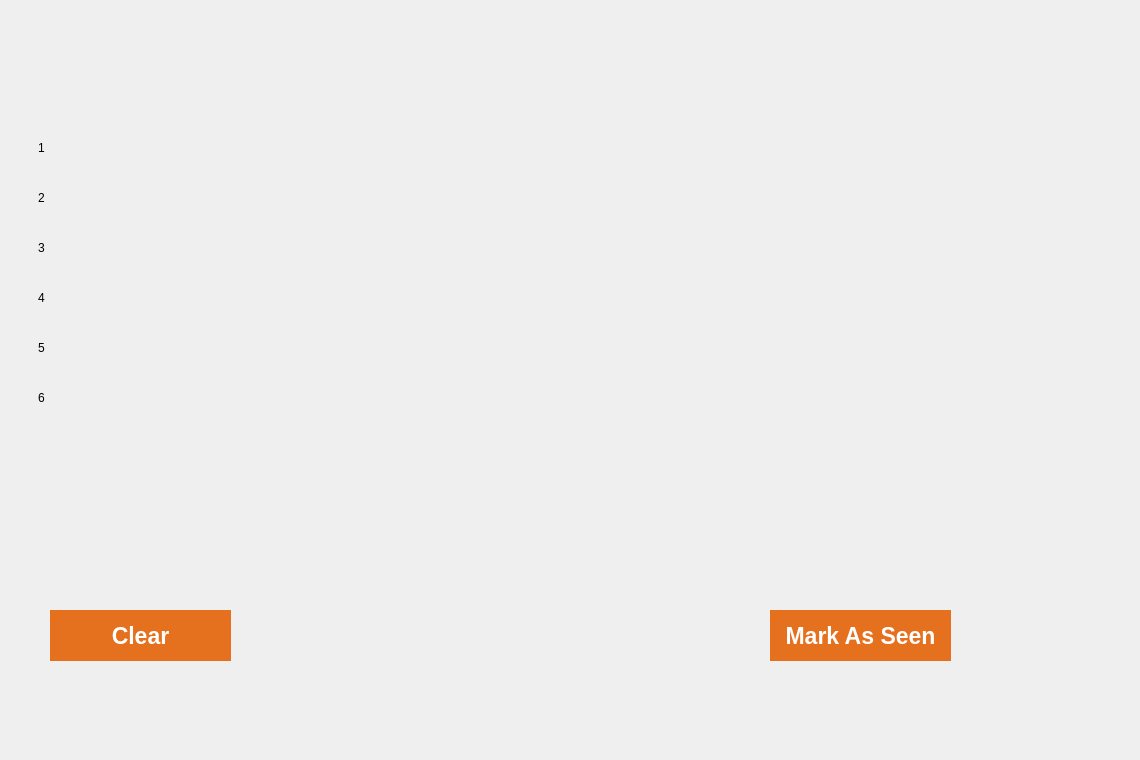
     <widget class="QWidget" name="NotifificationNew">
      <widget class="QLabel" name="windowNew_3">
       <property name="geometry">
        <rect>
         <x>-14</x>
         <y>-25</y>
         <width>1131</width>
         <height>751</height>
        </rect>
       </property>
       <property name="styleSheet">
        <string notr="true">background-image: url(:/assists/All_Materials/frame4.png);</string>
       </property>
       <property name="text">
        <string/>
       </property>
      </widget>
      <widget class="QPushButton" name="pushButton_3">
       <property name="geometry">
        <rect>
         <x>40</x>
         <y>50</y>
         <width>241</width>
         <height>51</height>
        </rect>
       </property>
       <property name="styleSheet">
        <string notr="true">border:none;
background-color:transparent</string>
       </property>
       <property name="text">
        <string/>
       </property>
       <property name="icon">
        <iconset resource="Materials.qrc">
         <normaloff>:/assists/All_Materials/Notifications.png</normaloff>:/assists/All_Materials/Notifications.png</iconset>
       </property>
       <property name="iconSize">
        <size>
         <width>1500</width>
         <height>1500</height>
        </size>
       </property>
      </widget>
      <widget class="QListWidget" name="listWidget_3">
       <property name="geometry">
        <rect>
         <x>35</x>
         <y>141</y>
         <width>531</width>
         <height>351</height>
        </rect>
       </property>
       <property name="styleSheet">
        <string notr="true">border: none;
color: rgb(0, 0, 0);
background-color: transparent;</string>
       </property>
       <property name="editTriggers">
        <set>QAbstractItemView::NoEditTriggers</set>
       </property>
       <property name="gridSize">
        <size>
         <width>0</width>
         <height>50</height>
        </size>
       </property>
       <item>
        <property name="text">
         <string>1</string>
        </property>
       </item>
       <item>
        <property name="text">
         <string>2</string>
        </property>
       </item>
       <item>
        <property name="text">
         <string>3</string>
        </property>
       </item>
       <item>
        <property name="text">
         <string>4</string>
        </property>
       </item>
       <item>
        <property name="text">
         <string>5</string>
        </property>
       </item>
       <item>
        <property name="text">
         <string>6</string>
        </property>
       </item>
      </widget>
      <widget class="QPushButton" name="DM_3">
       <property name="geometry">
        <rect>
         <x>50</x>
         <y>610</y>
         <width>181</width>
         <height>51</height>
        </rect>
       </property>
       <property name="font">
        <font>
         <pointsize>17</pointsize>
         <italic>false</italic>
         <bold>true</bold>
        </font>
       </property>
       <property name="cursor">
        <cursorShape>PointingHandCursor</cursorShape>
       </property>
       <property name="styleSheet">
        <string notr="true">background-image: url(:/assists/All_Materials/Rectangle 1380.png);
color: rgb(255, 255, 255);
background-color: rgb(229, 112, 30);
border-radius:50%;
border: none;
</string>
       </property>
       <property name="text">
        <string>Clear</string>
       </property>
       <property name="checkable">
        <bool>false</bool>
       </property>
      </widget>
      <widget class="QPushButton" name="DM_4">
       <property name="geometry">
        <rect>
         <x>770</x>
         <y>610</y>
         <width>181</width>
         <height>51</height>
        </rect>
       </property>
       <property name="font">
        <font>
         <pointsize>17</pointsize>
         <italic>false</italic>
         <bold>true</bold>
        </font>
       </property>
       <property name="cursor">
        <cursorShape>PointingHandCursor</cursorShape>
       </property>
       <property name="styleSheet">
        <string notr="true">background-image: url(:/assists/All_Materials/Rectangle 1380.png);
color: rgb(255, 255, 255);
background-color: rgb(229, 112, 30);
border-radius:50%;
border: none;
</string>
       </property>
       <property name="text">
        <string>Mark As Seen</string>
       </property>
       <property name="checkable">
        <bool>false</bool>
       </property>
      </widget>
     </widget>
